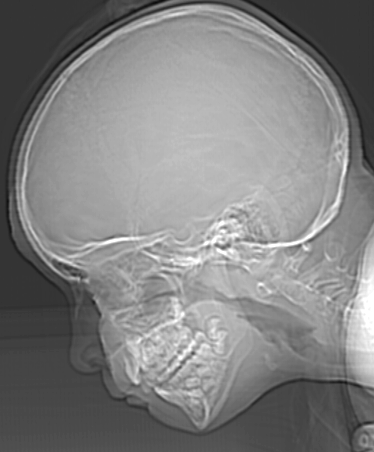
#> input picture Images/skull.tif, 374 x 452 px
$ python main.py
#> lines starting #> are read from the running program, lines starting #| are printed output that depends on the picture; after the words box and inside, x2 and y2 are one past the last pixel; in counts of white or black regions, pixels touching at a corner belong together
import cv2
import numpy as np

# skull.tif зургаа GRAYSCALE төрлөөр унших
img = cv2.imread("../Images/skull.tif", cv2.IMREAD_GRAYSCALE)
#> img is the input picture: shape (452, 374); min 12, max 255, mean 129.4

# 2-7bit ялгаралын түвшинтэй зурагнуудаа үүсгэх
bit7 = (img // 2) * 2
bit6 = (img // 4) * 4
bit5 = (img // 8) * 8
bit4 = (img // 16) * 16
bit3 = (img // 32) * 32
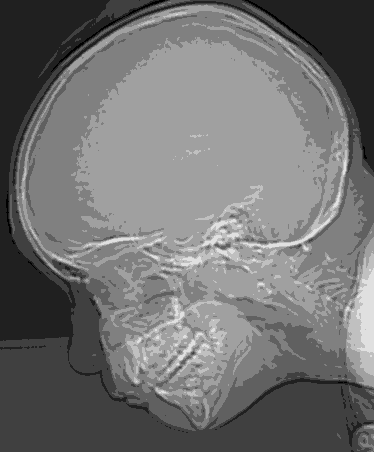
#> bit3: shape (452, 374); min 0, max 224, mean 113.7
bit2 = (img // 64) * 64
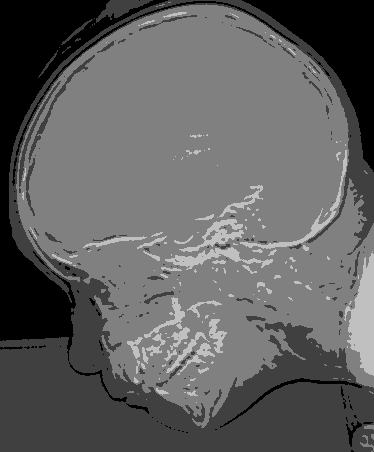
#> bit2: shape (452, 374); min 0, max 192, mean 95.9

bit1 = np.zeros_like(img, dtype=np.uint8)

# 1bit ын буюу binary зурагаа 100 утгаар threshold хийн үүсгэх
for i in range(img.shape[0]):
    for j in range(img.shape[1]):
        if img[i, j] > 100:
            bit1[i, j] = 255
        else:
            bit1[i, j] = 0
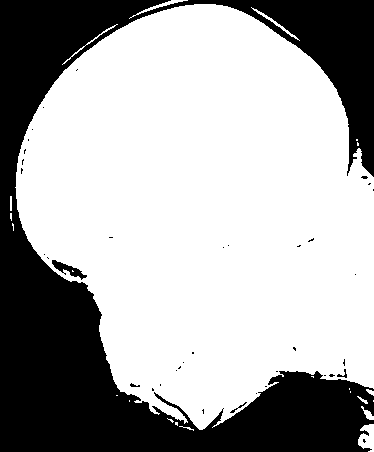
#> bit1: shape (452, 374); 66.5% white; 38 black regions (33 under 20 px), largest, box (x1, y1, x2, y2) and area: (0, 0, 374, 452) 56241, (52, 260, 87, 280) 239, (337, 369, 347, 378) 32, (230, 402, 247, 413) 32, (130, 383, 140, 387) 22

# Үр дүнгээ нэгтгэн result гэсэн зураг үүсгээд result.png file-д хадгалах
column1 = cv2.hconcat([img, bit7, bit6, bit5])
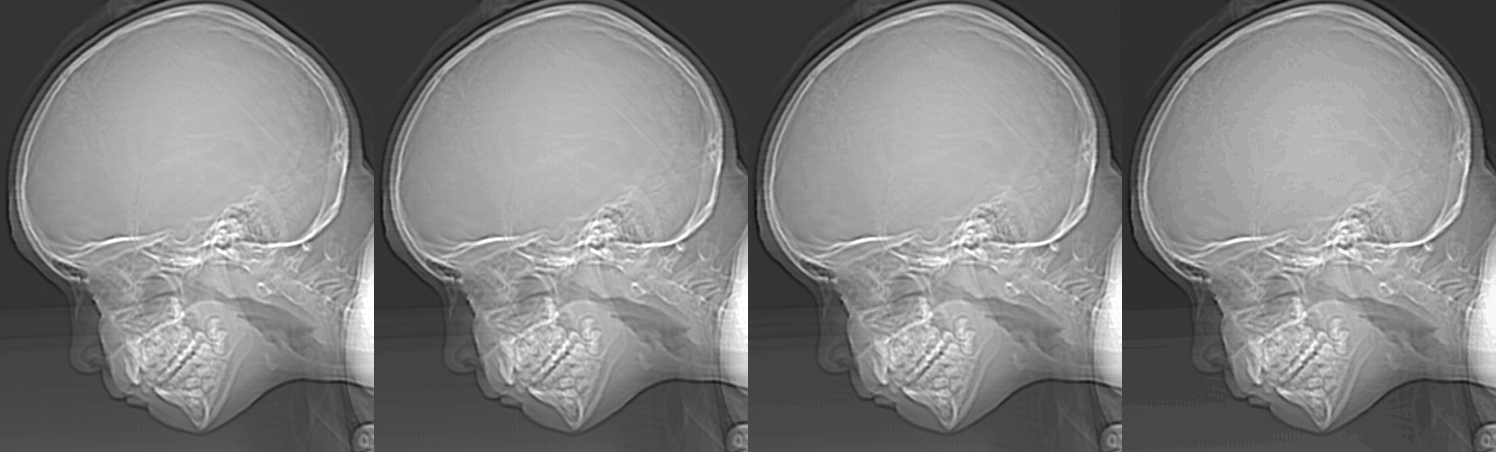
#> column1: shape (452, 1496); min 8, max 255, mean 128
column2 = cv2.hconcat([bit4, bit3, bit2, bit1])
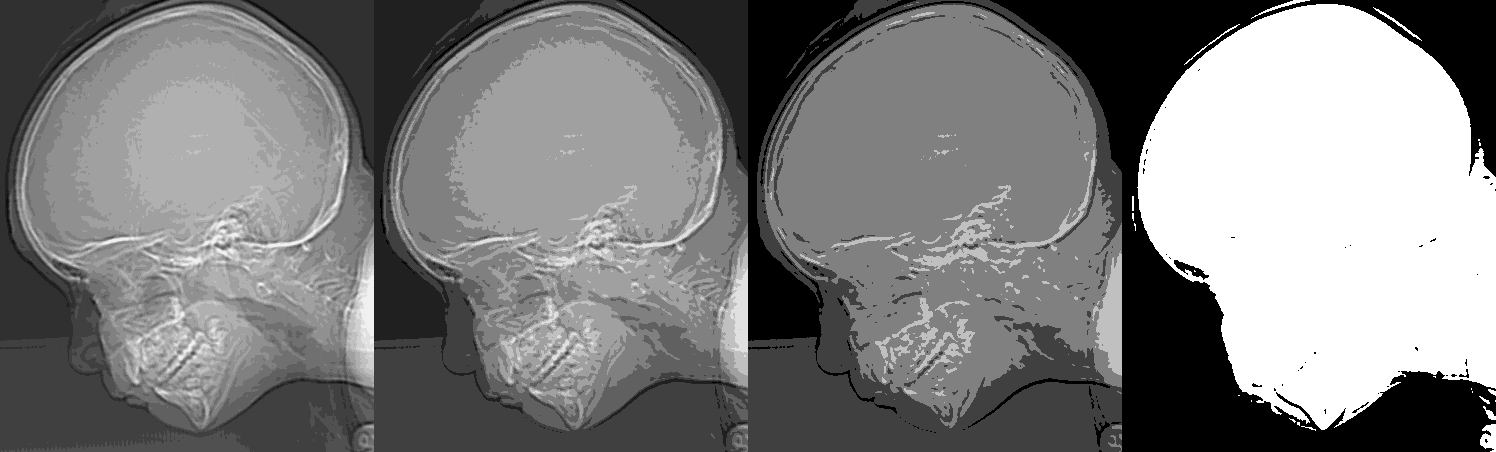
#> column2: shape (452, 1496); min 0, max 255, mean 125.3

result = cv2.vconcat([column1, column2])
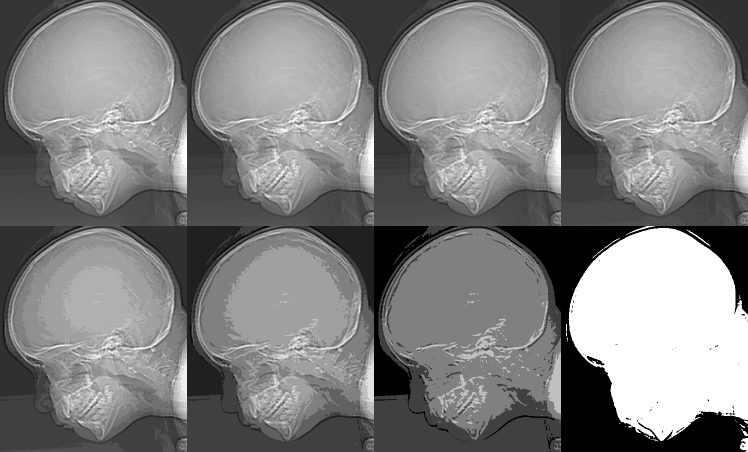
#> result: shape (904, 1496) (shown at 1/2 size); min 0, max 255, mean 126.6

cv2.imwrite("result.png", result)

$ run again, with Images/car.tif copied over Images/skull.tif
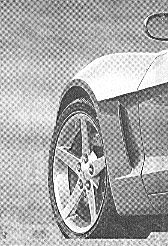
#> input picture Images/car.tif, 168 x 246 px
#> img is the input picture: shape (246, 168); min 0, max 255, mean 169.7
#> after the loop `for i in range(img.shape[0]):`:
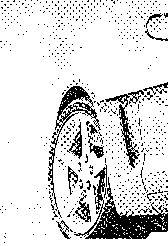
#> bit1: shape (246, 168); 86% white; black in thin lines or dots
#> `result = cv2.vconcat([column1, column2])`:
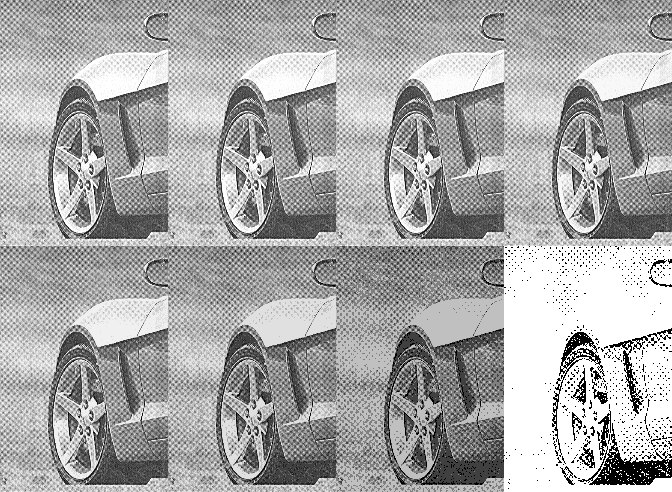
#> result: shape (492, 672); min 0, max 255, mean 167.7

$ run again, with Images/coffee-1.tif copied over Images/skull.tif
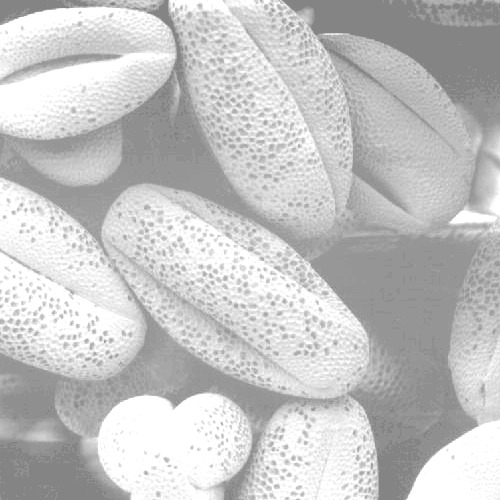
#> input picture Images/coffee-1.tif, 500 x 500 px
#> img is the input picture: shape (500, 500); min 132, max 255, mean 196.4
#> `bit2 = (img // 64) * 64`:
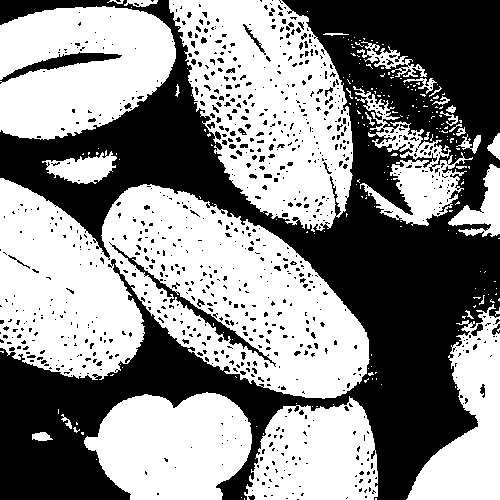
#> bit2: shape (500, 500); values 128 (black) and 192 (white), 54.8% white; 929 black regions (866 under 20 px), largest, box (x1, y1, x2, y2) and area: (0, 0, 500, 500) 103383, (109, 242, 276, 367) 1117, (0, 52, 122, 84) 955
#> `result = cv2.vconcat([column1, column2])`:
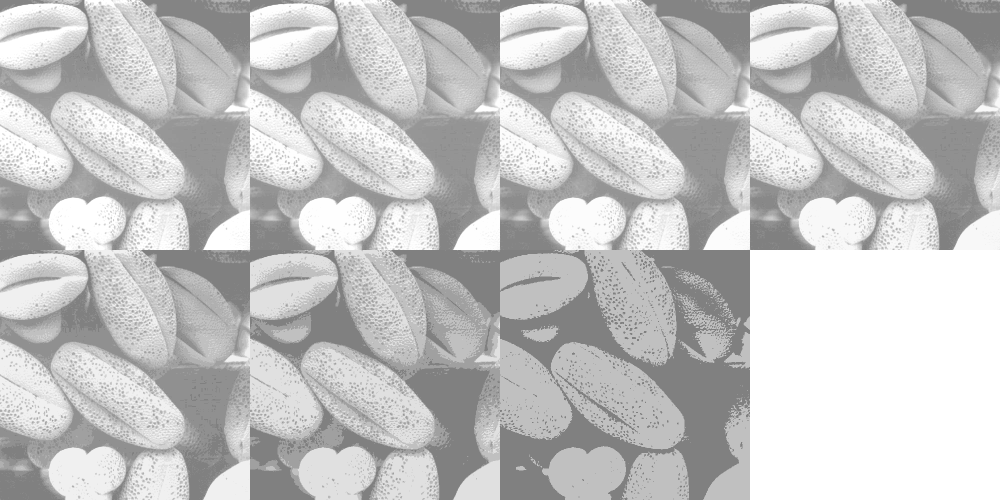
#> result: shape (1000, 2000) (shown at 1/2 size); min 128, max 255, mean 195.4
